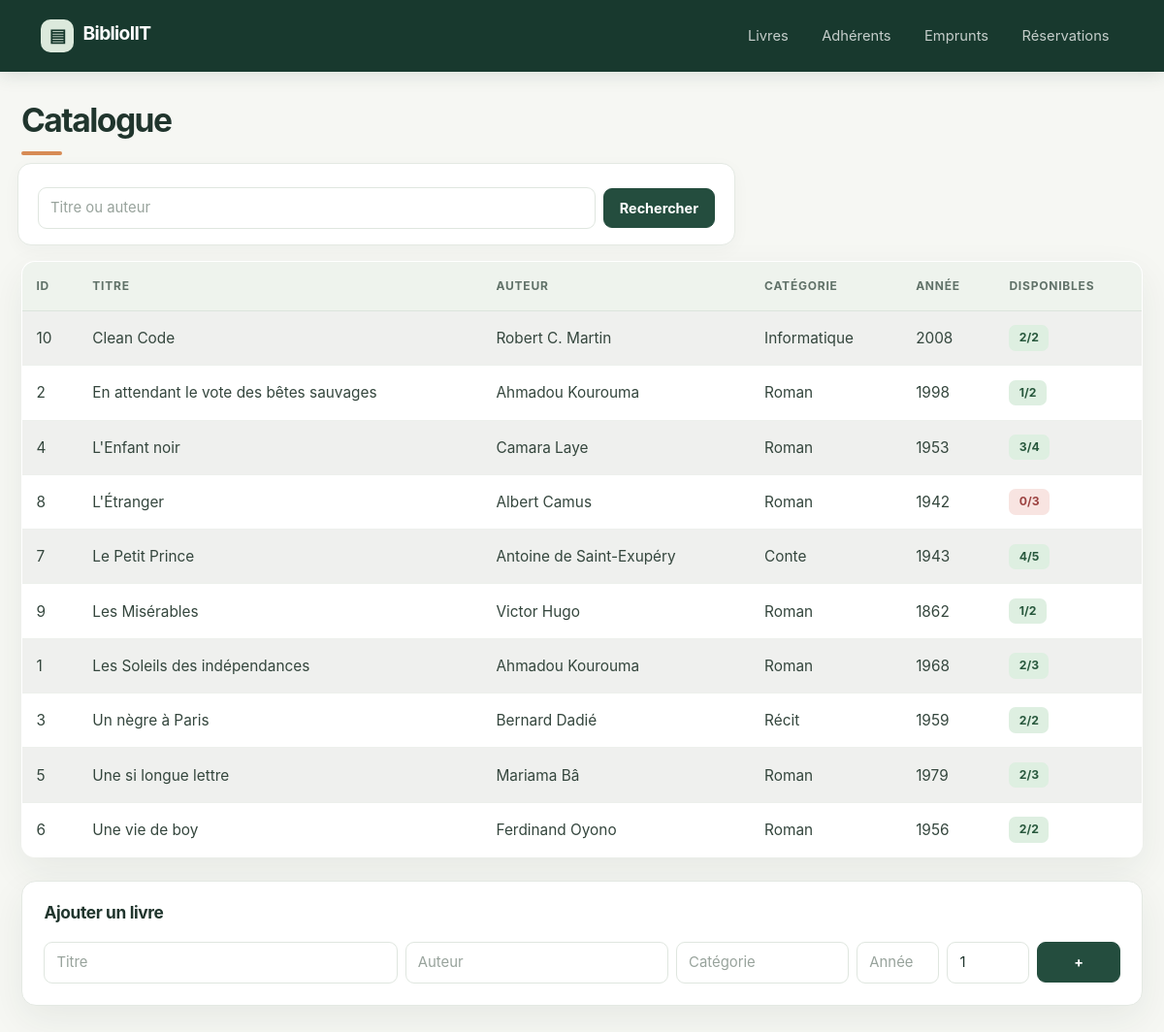
Screenshot of /livres with the database file from the repository.
### tables this page shows
CREATE TABLE livre (
            id INTEGER PRIMARY KEY AUTOINCREMENT,
            titre TEXT NOT NULL,
            auteur TEXT NOT NULL,
            categorie TEXT NOT NULL,
            annee_publication INTEGER
        );

### app_web.py (the view)
@app.route("/")
@app.route("/livres")
def livres():
    q = request.args.get("q", "").strip()
    rep = livres_ctrl.rechercher(q) if q else livres_ctrl.lister()
    return render_template("livres.html", livres=rep["data"], q=q)

### controllers/LivreController.py (called while the page is built)
    def lister(self):
        livres = self.service.lister_livres()
        return succes(f"{len(livres)} livre(s)", livres)

### controllers/reponse.py (called while the page is built)
def succes(message="", data=None):
    return {"ok": True, "message": message, "data": data}

### database/connexion.py (called while the page is built)
@contextmanager
def connexion():
    conn = sqlite3.connect(DB_PATH)
    conn.row_factory = sqlite3.Row          # accès aux colonnes par nom
    conn.execute("PRAGMA foreign_keys = ON")  # vérifie les liens entre tables
    try:
        yield conn
        conn.commit()
    except Exception:
        conn.rollback()
        raise
    finally:
        conn.close()

### database/exemplaire_dao.py (called while the page is built)
    def compter(self, livre_id: int) -> tuple[int, int]:
        with connexion() as conn:
            row = conn.execute(
                "SELECT COUNT(*) AS total, COALESCE(SUM(disponible), 0) AS dispo "
                "FROM exemplaire WHERE livre_id = ?",
                (livre_id,),
            ).fetchone()
        return row["total"], row["dispo"]

### database/livre_dao.py (called while the page is built)
def _vers_livre(row) -> Livre:
    return Livre(row["id"], row["titre"], row["auteur"],
                 row["categorie"], row["annee_publication"])

    def lister(self) -> list[Livre]:
        with connexion() as conn:
            rows = conn.execute("SELECT * FROM livre ORDER BY titre").fetchall()
        return [_vers_livre(r) for r in rows]

### services/BibliothequeService.py (called while the page is built)
    def _avec_stock(self, livres):
        resultat = []
        for livre in livres:
            total, dispo = self.exemplaire_dao.compter(livre.id)
            resultat.append({
                "id": livre.id, "titre": livre.titre, "auteur": livre.auteur,
                "categorie": livre.categorie, "annee": livre.annee_publication,
                "total": total, "dispo": dispo,
            })
        return resultat

    def lister_livres(self):
        return self._avec_stock(self.livre_dao.lister())

### templates/livres.html
{% extends "base.html" %}
{% block contenu %}
<h2 class="mb-3">Catalogue</h2>
<form class="row g-2 mb-3" method="get" action="{{ url_for('livres') }}">
    <div class="col"><input class="form-control" name="q" value="{{ q }}" placeholder="Titre ou auteur"></div>
    <div class="col-auto"><button class="btn btn-primary">Rechercher</button></div>
</form>
<table class="table table-striped align-middle">
    <thead><tr><th>ID</th><th>Titre</th><th>Auteur</th><th>Catégorie</th><th>Année</th><th>Disponibles</th></tr></thead>
    <tbody>
        {% for l in livres %}
        <tr>
        <td>{{ l.id }}</td><td>{{ l.titre }}</td><td>{{ l.auteur }}</td>
        <td>{{ l.categorie }}</td><td>{{ l.annee }}</td>
        <td><span class="badge text-bg-{{ 'success' if l.dispo > 0 else 'danger' }}">{{ l.dispo }}/{{ l.total }}</span></td>
        </tr>
        {% else %}
        <tr><td colspan="6" class="text-center text-muted">Aucun livre</td></tr>
        {% endfor %}
    </tbody>
</table>
<div class="card mt-4"><div class="card-body">
    <h5 class="card-title">Ajouter un livre</h5>
    <form class="row g-2" method="post" action="{{ url_for('ajouter_livre') }}">
        <div class="col-md-4"><input class="form-control" name="titre" placeholder="Titre" required></div>
        <div class="col-md-3"><input class="form-control" name="auteur" placeholder="Auteur" required></div>
        <div class="col-md-2"><input class="form-control" name="categorie" placeholder="Catégorie"></div>
        <div class="col-md-1"><input class="form-control" name="annee" placeholder="Année" required></div>
        <div class="col-md-1"><input class="form-control" name="nb_exemplaires" value="1" required></div>
        <div class="col-md-1"><button class="btn btn-success w-100">+</button></div>
    </form>
</div></div>
    {% endblock %}

### static/css/style.css (style rules this page uses)
:root { --ink: #20352d; --muted: #718078; --forest: #244d3e; --forest-dark: #18392e; --sage: #eaf0e9; --paper: #f6f7f3; --line: #e4e9e3; --accent: #d78b55; --shadow: 0 14px 38px rgba(32, 53, 45, .07); }
body { min-height: 100vh; color: var(--ink); background: var(--paper); font-family: Inter, "Segoe UI", system-ui, -apple-system, sans-serif; font-size: .96rem; }
h2 { margin-top: 1.9rem; margin-bottom: 1.4rem !important; color: var(--ink); font-size: clamp(1.65rem, 3vw, 2.1rem); font-weight: 750; letter-spacing: -.045em; }
h2::after { content: ""; display: block; width: 42px; height: 4px; margin-top: .7rem; border-radius: 10px; background: var(--accent); }
form.row { align-items: center; padding: 1rem; border: 1px solid var(--line); border-radius: 14px; background: #fff; box-shadow: 0 5px 18px rgba(32, 53, 45, .035); }
form.row.mb-3 { max-width: 740px; }
.form-control, .form-select { min-height: 43px; border-color: #dfe6df; border-radius: 9px; color: var(--ink); background-color: #fff; font-size: .93rem; }
.form-control::placeholder { color: #98a39c; }
.btn { min-height: 40px; padding: .55rem 1rem; border-radius: 9px; font-size: .9rem; font-weight: 650; transition: transform .15s ease, box-shadow .15s ease, background .15s ease; }
.btn-primary, .btn-success { border-color: var(--forest); background: var(--forest); }
.table { overflow: hidden; margin: 0; border: 1px solid var(--line); border-radius: 14px; background: #fff; box-shadow: var(--shadow); vertical-align: middle; }
.table thead th { padding: 1rem .9rem; border-bottom: 1px solid #dce4dc; color: #607168; background: #eef3ed; font-size: .75rem; font-weight: 750; letter-spacing: .065em; text-transform: uppercase; white-space: nowrap; }
.table tbody td { padding: .9rem; border-color: #edf0ec; color: #34463d; }
.table tbody tr:last-child td { border-bottom: 0; }
.table-striped > tbody > tr:nth-of-type(odd) > * { background: #fcfdfb; }
.card { border: 1px solid var(--line); border-radius: 15px; background: #fff; box-shadow: var(--shadow); }
.card-body { padding: 1.4rem; }
.card-title { margin-bottom: 1.15rem; color: var(--ink); font-size: 1.08rem; font-weight: 720; letter-spacing: -.02em; }
.card form.row { padding: 0; border: 0; box-shadow: none; }
.badge { padding: .45rem .65rem; border-radius: 7px; font-size: .76rem; font-weight: 700; }
.text-bg-success { color: #28583d !important; background: #deefe1 !important; }
.text-bg-danger { color: #9c4240 !important; background: #f8e4e1 !important; }

### rows the page displays
livre: id "10", titre "Clean Code", auteur "Robert C. Martin", categorie "Informatique", annee "2008", dispo "2", total "2"
livre: id "2", titre "En attendant le vote des bêtes sauvages", auteur "Ahmadou Kourouma", categorie "Roman", annee "1998", dispo "1", total "2"
livre: id "4", titre "L'Enfant noir", auteur "Camara Laye", categorie "Roman", annee "1953", dispo "3", total "4"
livre: id "8", titre "L'Étranger", auteur "Albert Camus", categorie "Roman", annee "1942", dispo "0", total "3"
livre: id "7", titre "Le Petit Prince", auteur "Antoine de Saint-Exupéry", categorie "Conte", annee "1943", dispo "4", total "5"
livre: id "9", titre "Les Misérables", auteur "Victor Hugo", categorie "Roman", annee "1862", dispo "1", total "2"
livre: id "1", titre "Les Soleils des indépendances", auteur "Ahmadou Kourouma", categorie "Roman", annee "1968", dispo "2", total "3"
livre: id "3", titre "Un nègre à Paris", auteur "Bernard Dadié", categorie "Récit", annee "1959", dispo "2", total "2"
livre: id "5", titre "Une si longue lettre", auteur "Mariama Bâ", categorie "Roman", annee "1979", dispo "2", total "3"
livre: id "6", titre "Une vie de boy", auteur "Ferdinand Oyono", categorie "Roman", annee "1956", dispo "2", total "2"
